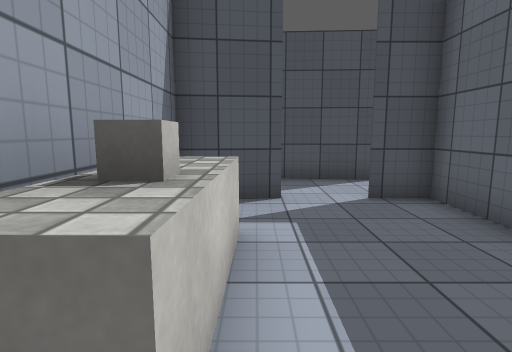
View 1 (above)

14 first-person views from a walk through a scene from a Unity 3-D project. The camera is 1.3 m above the floor, tilts 8° down and sees 80° across. The floor is counted in squares, 1 m on a side. Each view is taken from the middle of a square. On the plan, view 1 faces up. The plan holds only what a view shows up to about 14 squares ahead; the rest is blank. The player character is not drawn. Surface patterns are stand-ins for the level's own textures.

View 2
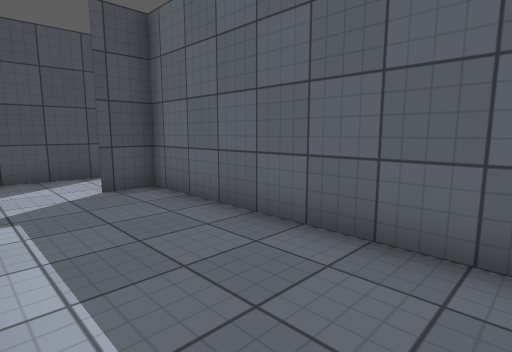

View 3
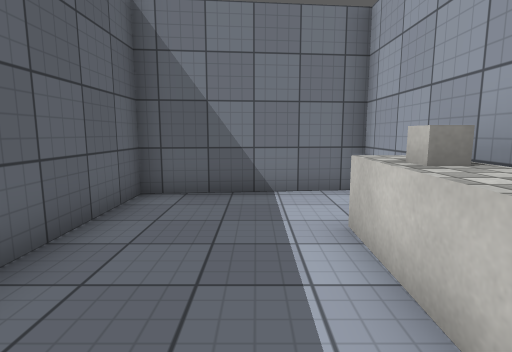

View 4
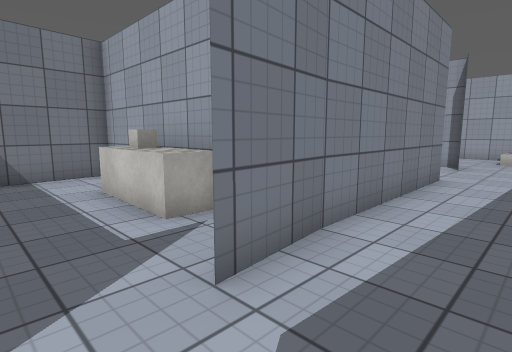

View 5
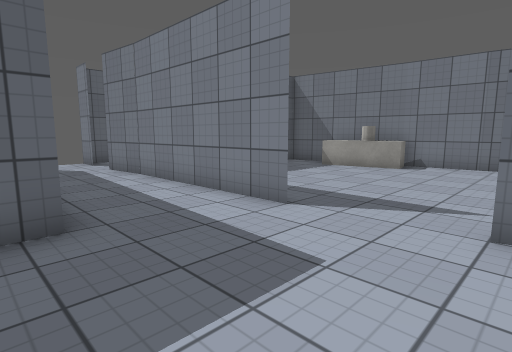

View 6
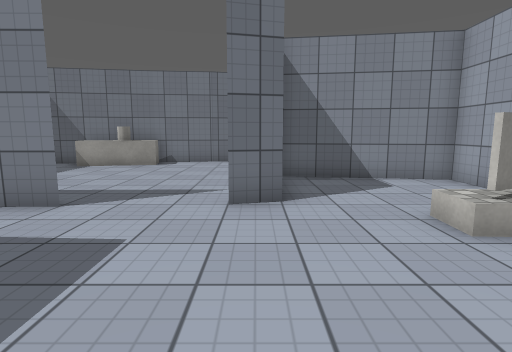

View 7
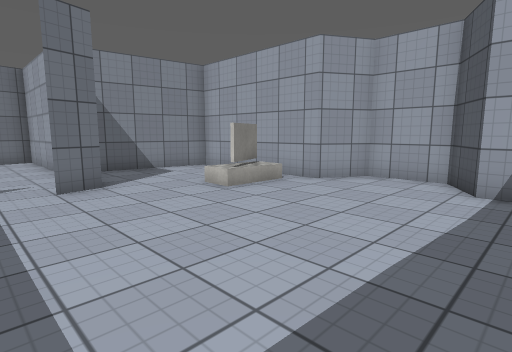

View 8
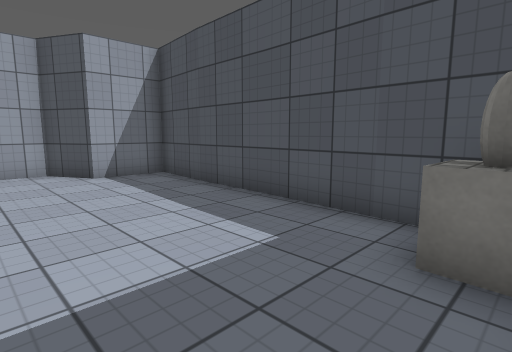

View 9
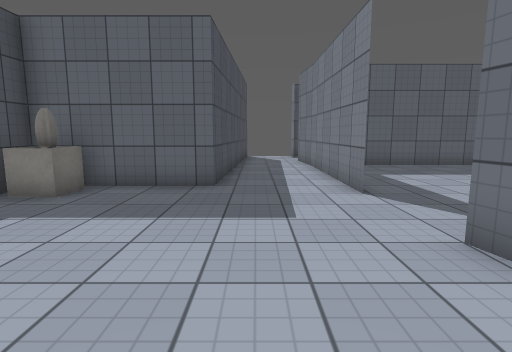

View 10
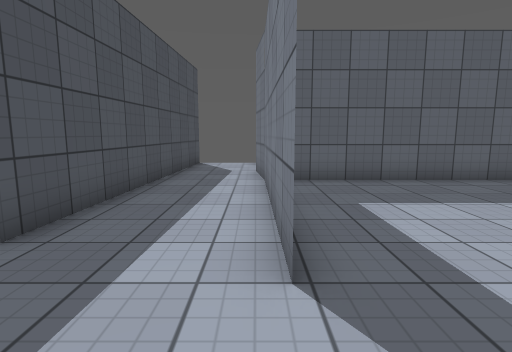

View 11
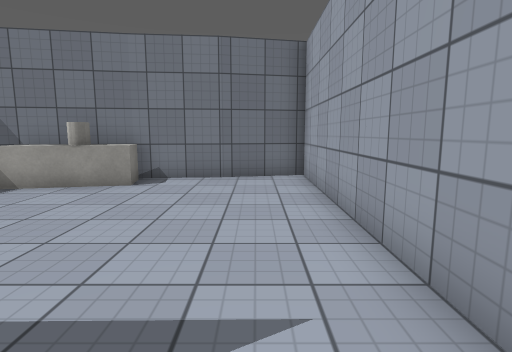

View 12
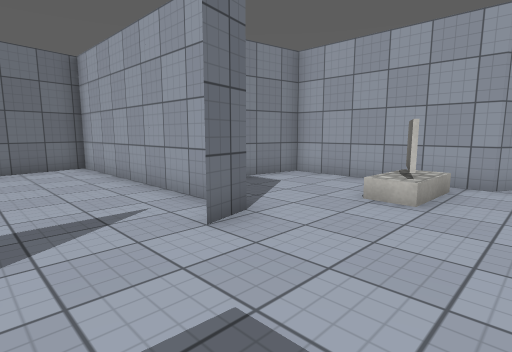

View 13
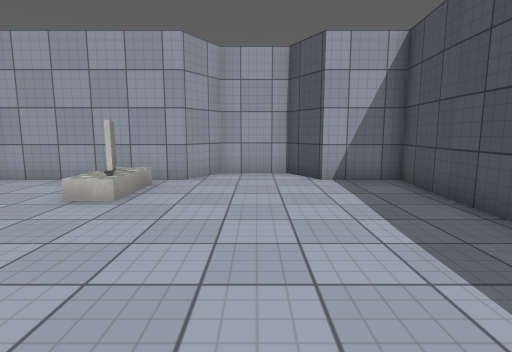

View 14
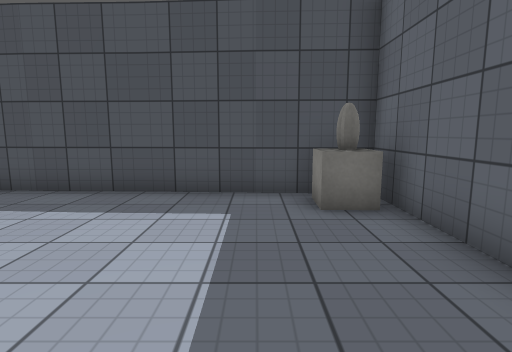

### Floor plan
Ten units are one square. View 1 is at (0, 0); x grows to the right and y downward. Boxes are objects, and circles mark ways between rooms. Rooms are numbered by the first view taken in them; rooms with no view inside come last. Other rooms are left out.
<svg viewBox="-185 -146 225 186">
<path fill="none" stroke="#000" d="M-15 -16 -15 20 35 15 35 -60 22 -60M6 -60 -15 -58 -15 -24M-11 -39 -2 -38 -3 -8 -8 -9M-75 -57 -15 -58M-116 -52 -105 -55 -115 -53 -115 -46M-115 -44 -115 35 -90 30M-140 -70 -154 -65M-155 -66 -141 -71M-16 -58 5 -60M-91 30 -22 24M-15 12 -15 -50M22 -60 35 -60M35 -85 -65 -90 -65 -134 -165 -141 -165 -119 -180 -111 -180 -89 -165 -80 -165 -25 -118 -18M-56 13 -39 10M-67 26 -69 16 -65 15"/>
<rect x="-85" y="-135" width="20" height="20" fill="#bbb"><title>cube</title></rect>
<rect x="-65" y="15" width="10" height="10" fill="#bbb"><title>other object</title></rect>
<circle cx="15" cy="-60" r="3" fill="#2a7"/>
<text x="10" y="-20">1</text>
<text x="-90" y="-60">2</text>
</svg>
Room 1 opens to room 2.

Where each view was taken, in squares from view 1:
view 1: 0 up, 0 right, facing up
view 2: 1 down, 0 right, facing up-right
view 3: 5 up, 1 right, facing down
view 4: 8 up, 2 right, facing down-left
view 5: 10 up, 11 left, facing down-right
view 6: 11 up, 11 left, facing down
view 7: 13 up, 9 left, facing down-left
view 8: 9 up, 7 left, facing up-left
view 9: 8 up, 14 left, facing right
view 10: 6 up, 10 left, facing right
view 11: 6 up, 10 left, facing down
view 12: 9 up, 8 left, facing down-left
view 13: 10 up, 8 left, facing left
view 14: 7 up, 9 left, facing up
